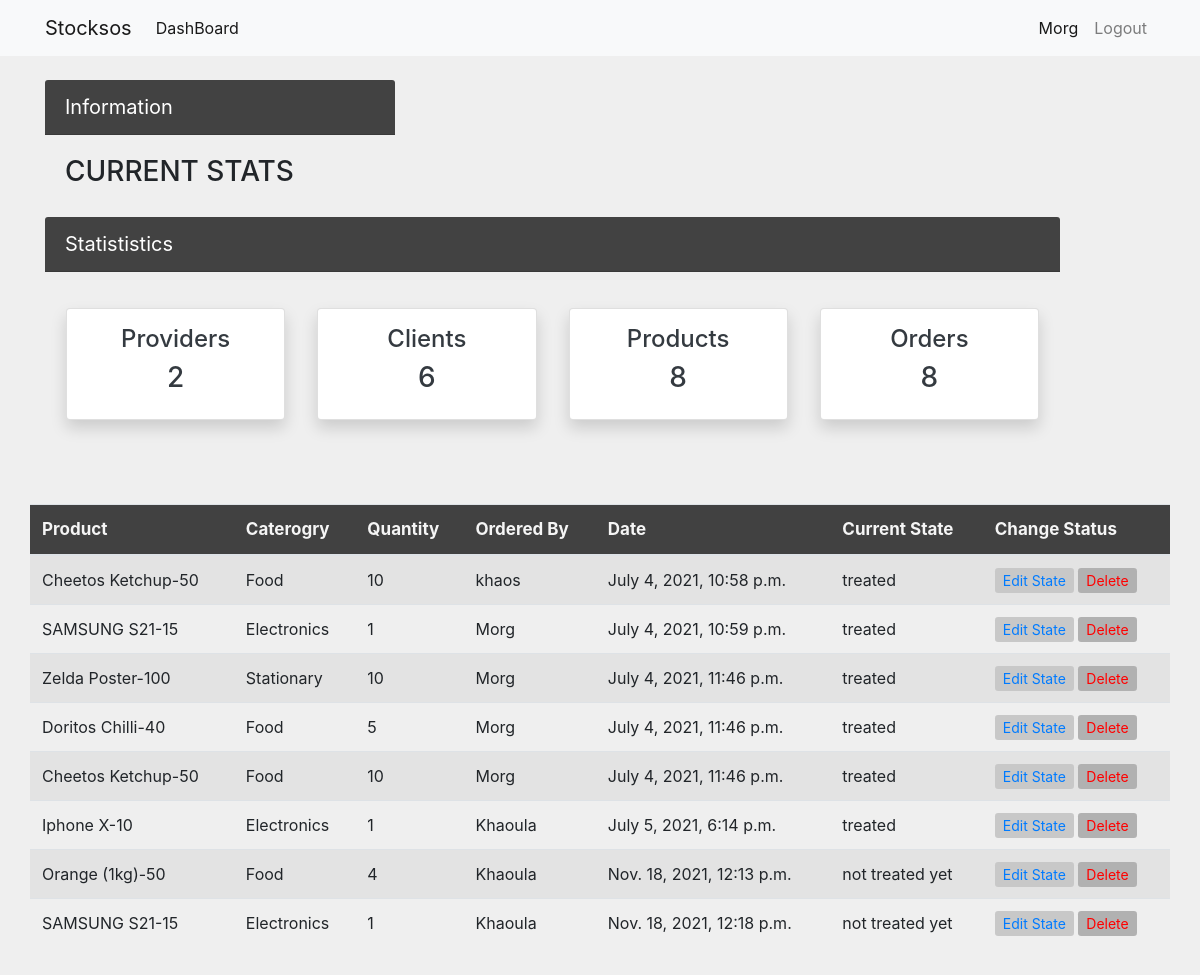
The app's page /order/ (signed in) with its own data.
### dashboard/models.py (models this page shows, shortened)
class Order(models.Model):
    product = models.ForeignKey(Product, on_delete=models.CASCADE, null=True)
    staff = models.ForeignKey(User, models.CASCADE,null=True)
    order_quantity=models.PositiveBigIntegerField(null=True)
    date = models.DateTimeField(auto_now_add=True)
    state= models.CharField(max_length=50, choices=STATES, null=True)

class Product(models.Model):
    name = models.CharField(max_length=100, null=True)
    quantity = models.PositiveIntegerField(null=True)
    price = models.PositiveIntegerField(null=True)
    category = models.CharField(max_length=50, choices=CATEGORY, null=True)
    def __str__(self):
        return f'{self.name}-{self.quantity}'

### dashboard/views.py (the view)
# urls.py: path('order/',views.order,name='dashboard-order'),
@login_required
def order(request):
   orders = Order.objects.all()
   orders_count = orders.count()
   workers_count = User.objects.all().count()
   providers_count = Provider.objects.all().count()
   products_count = Product.objects.all().count()
   context={
      'orders':orders,
      'workers_count':workers_count,
      'providers_count':providers_count,
      'orders_count':orders_count,
      'products_count':products_count,
   }
   return render(request,'dashboard/order.html',context)

### templates/dashboard/order.html (shortened to what this page needs)
{% extends 'partials/base.html'%}
{%block content%}
{% include 'partials/topnav.html'%}
 <div class="container">
    <div class="row my-5">
       <table class="table table-striped">
           <thead>
             <tr class="TBG">
               <th scope="col">Product </th>
               <th scope="col">Caterogry</th>
               <th scope="col">Quantity</th>
               <th scope="col">Ordered By</th>
               <th scope="col">Date</th>
               <th scope="col">Current State</th>
               <th scope="col">Change Status</th>
             </tr>
           </thead>
           <tbody>
             {% for orders in orders %}
             <tr>
               <td>{{orders.product}}</td>
               <td>{{orders.product.category}}</td>
               <td>{{orders.order_quantity}}</td>
               <td>{{orders.staff.username}}</td>
               <td>{{orders.date}}</td>
               <td>{{orders.state}}</td>
               <td>
                 <a class="EBTN btn-sm" href="{%url 'dashboard-order-update' orders.id%}">Edit State</a>
                 <a class="DBTN btn-sm" href="{%url 'dashboard-order-delete' orders.id%}">Delete</a>
               </td>
             </tr>
              {%endfor%}
           </tbody>
         </table>
    </div>
</div>
{%endblock%}

### templates/partials/base.html (shortened to what this page needs)
{%load static %}
<!doctype html>
<html lang="en">
  <head>
    <link rel="stylesheet" href="https://cdn.jsdelivr.net/npm/bootstrap@4.6.0/dist/css/bootstrap.min.css">
    <link rel="stylesheet" href="{% static 'style.css' %}">
  </head>
  <body>
    {% include 'partials/nav.html'%}
    {%block content%}
    {%endblock%}
  </body>
</html>

### templates/partials/nav.html (shortened to what this page needs)
 <nav class="navbar navbar-expand-lg navbar-light bg-light">
   {% if user.is_authenticated %}
    <div class="container">
    <a class="navbar-brand " href="{% url 'dashboard-index'%}">Stocksos</a>
    <div class="collapse navbar-collapse" id="navbarSupportedContent">
      <ul class="navbar-nav mr-auto">
        <li class="nav-item active">
          <a class="nav-link" href="{% url 'dashboard-index'%}">DashBoard <span class="sr-only">(current)</span></a>
        </li>
      </ul>
      <ul class="navbar-nav ml-auto">
        <li class="nav-item active">
          <a class="nav-link" href="{% url 'user-profile' %}">{{user.username}}<span class="sr-only">(current)</span></a>
        </li>
        <li class="nav-item">
          <a class="nav-link" href="{% url 'user-logout' %}">Logout</a>
        </li>
      {% endif %}
    </div>
</div>
</nav>

### templates/partials/topnav.html (shortened to what this page needs)
 <div class="container ">
    <div class="row mt-4">
          <div class="col-md-4 ">
              <div class="card-header cardosH ">
                  Information
              </div>
              <div class="card-body ">
                 <marquee behavior="" direction="">
                     <h3>CURRENT STATS </h3>
                 </marquee>
              </div>
          </div>
          <div class="col-md-11 ">
            <div class="card-header cardosH ">
                Statististics
            </div>
            <div class="card-body ">
              <div class="row">
                  <div class="col-md 4 p-3">
                      <a class="text-decoration-none text-dark" href="{% url 'dashboard-provider' %}">
                          <div class="card text-center cardos p-3 shadow">
                              <h4>Providers </h4>
                              <h3>{{providers_count}}</h3>
                          </div>
                      </a>
                  </div>
                  <div class="col-md 4 p-3">
                    <a class="text-decoration-none text-dark" href="{% url 'dashboard-staff' %}">
                        <div class="card text-center cardos p-3 shadow">
                            <h4>Clients </h4>
                            <h3>{{ workers_count }}</h3>
                        </div>
                    </a>
                </div>
                <div class="col-md 4 p-3">
                    <a class="text-decoration-none text-dark" href="{% url 'dashboard-product' %}">
                        <div class="card text-center cardos p-3 shadow">
                            <h4>Products </h4>
                            <h3>{{products_count}}</h3>
                        </div>
                    </a>
                </div>
                <div class="col-md 4 p-3">
                    <a class="text-decoration-none text-dark" href="{% url 'dashboard-order' %}">
                        <div class="card text-center cardos p-3 shadow">
                            <h4>Orders</h4>
                            <h3>{{orders_count}}</h3>
                        </div>
                    </a>
                </div>
              </div>
            </div>
        </div>
    </div>
</div>

### static/style.css (style rules this page uses)
body { background: rgba(235, 235, 235, 0.781); }
.cardosH { background-color: rgba(0, 0, 0, 0.726); color: rgb(255, 255, 255); font-size: 20px; }
.TBG { color: whitesmoke; background-color: rgba(0, 0, 0, 0.726) ; font-size: 17px; }
.DBTN { background: rgb(177, 177, 177); color: red; text-decoration:none; }
.EBTN { background: rgb(200, 200, 200); }

### records on screen
Order: product "Cheetos Ketchup-50", product.category "Food", order_quantity "10", staff.username "khaos", date "July 4, 2021, 10:58 p.m.", state "treated"
Order: product "SAMSUNG S21-15", product.category "Electronics", order_quantity "1", staff.username "Morg", date "July 4, 2021, 10:59 p.m.", state "treated"
Order: product "Zelda Poster-100", product.category "Stationary", order_quantity "10", staff.username "Morg", date "July 4, 2021, 11:46 p.m.", state "treated"
Order: product "Doritos Chilli-40", product.category "Food", order_quantity "5", staff.username "Morg", date "July 4, 2021, 11:46 p.m.", state "treated"
Order: product "Cheetos Ketchup-50", product.category "Food", order_quantity "10", staff.username "Morg", date "July 4, 2021, 11:46 p.m.", state "treated"
Order: product "Iphone X-10", product.category "Electronics", order_quantity "1", staff.username "Khaoula", date "July 5, 2021, 6:14 p.m.", state "treated"
Order: product "Orange (1kg)-50", product.category "Food", order_quantity "4", staff.username "Khaoula", date "Nov. 18, 2021, 12:13 p.m.", state "not treated yet"
Order: product "SAMSUNG S21-15", product.category "Electronics", order_quantity "1", staff.username "Khaoula", date "Nov. 18, 2021, 12:18 p.m.", state "not treated yet"

### other values on screen
{{ user.username }} "Morg"
{{ providers_count }} "2"
{{ workers_count }} "6"
{{ products_count }} "8"
{{ orders_count }} "8"
